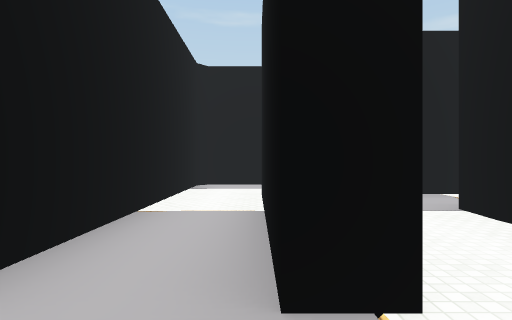
view 1 (above)

12 first-person views from a walk through a scene from a Unity 3-D project. The camera is 1.3 m above the floor, looks level and sees 80° across. The floor is counted in squares, 2 m on a side. Each view is taken from the middle of a square. On the plan, view 1 faces up. The plan holds only what a view shows up to about 10 squares ahead; the rest is blank. The place goes on beyond the plan. The player character is not drawn. Some animated figures are left out. Some surface patterns are stand-ins.

view 2
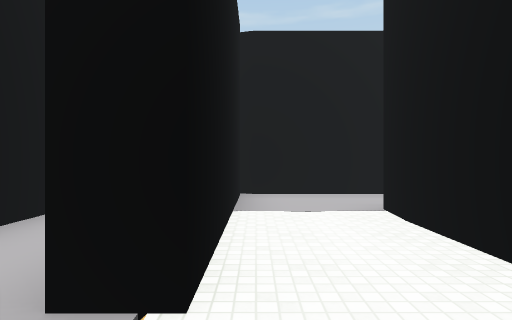

view 3
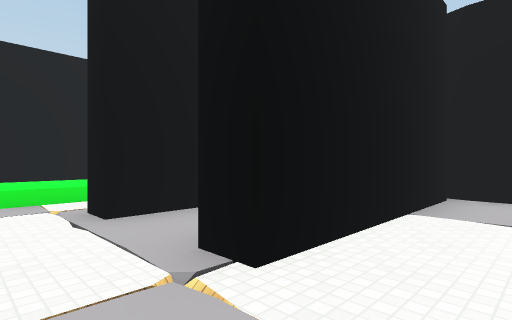

view 4
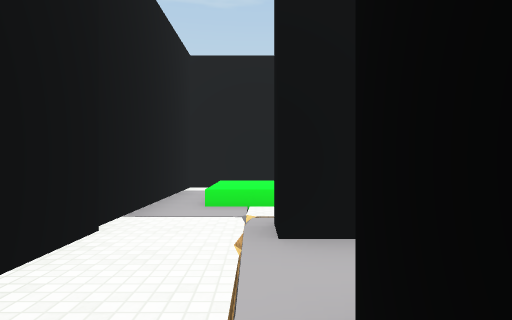

view 5
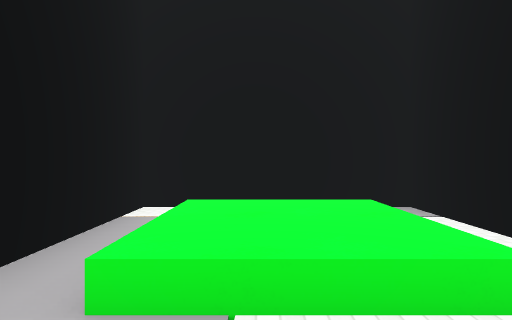

view 6
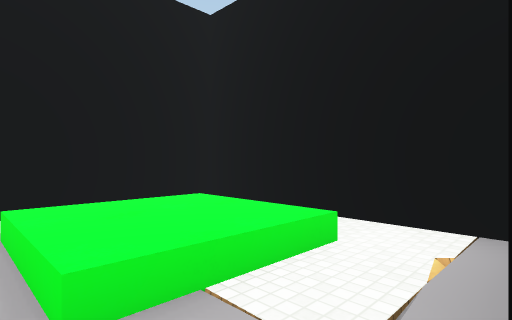

view 7
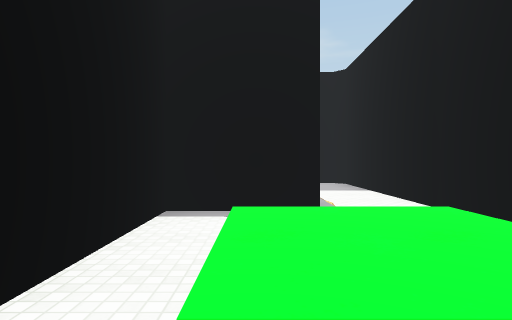

view 8
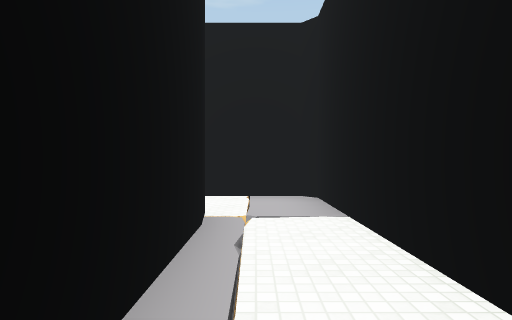

view 9
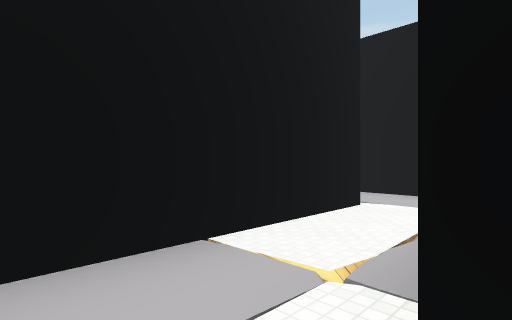

view 10
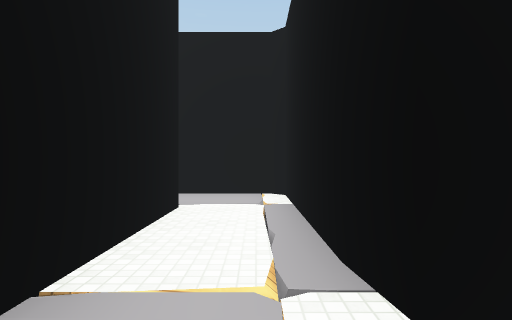

view 11
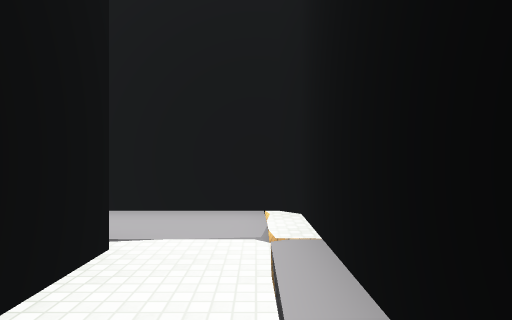

view 12
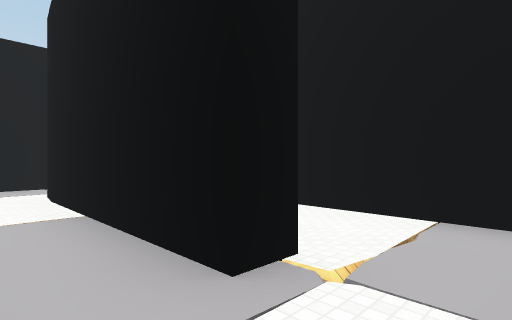

### Floor plan
Key: @ floor where view 1 was taken; # wall or solid block; . main floor; : floor 0.5 m higher than the main floor; / step, stairs or slope.
Columns run from 7 left of view 1 to 5 right of it. Each row starts with its distance up from view 1.
  9            .#
  8      ######.#
  7      #......#
  6      #..#####
  5      #.##..
  4 ######.#..#
  3 #....#.#..#
  2 #.//.#.#..#
  1 #//:////..#
  0 #......@..#
 -1 ###########

Positions as (right, up) in squares from view 1, and headings:
1: (0, 0), facing up
2: (1, 0), facing up
3: (2, 0), facing up-left
4: (1, 1), facing left
5: (-2, 1), facing left
6: (-2, 0), facing up-left
7: (-6, 2), facing right
8: (4, 7), facing left
9: (-1, 6), facing up-right
10: (-1, 7), facing right
11: (1, 7), facing right
12: (-1, 0), facing up-right
